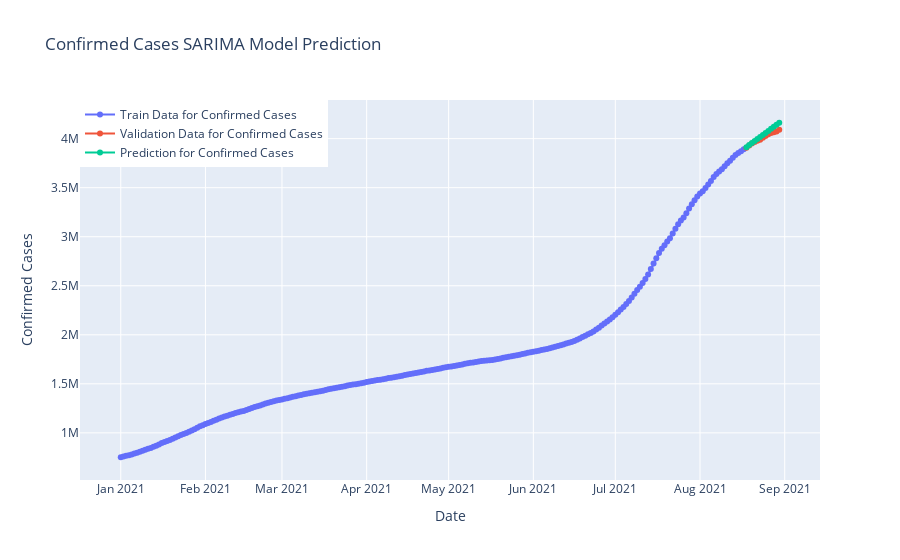

Write notebook code for a chart like this one.
### Code cell
fig=go.Figure()
fig.add_trace(go.Scatter(x=model_train.index, y=case.Cases,
                    mode='lines+markers',name="Train Data for Confirmed Cases"))
fig.add_trace(go.Scatter(x=valid.index, y=valid.Cases,
                    mode='lines+markers',name="Validation Data for Confirmed Cases",))
fig.add_trace(go.Scatter(x=valid.index, y=y_pred["SARIMA Model Prediction"],
                    mode='lines+markers',name="Prediction for Confirmed Cases",))
fig.update_layout(title="Confirmed Cases SARIMA Model Prediction",
                 xaxis_title="Date",yaxis_title="Confirmed Cases",legend=dict(x=0,y=1,traceorder="normal"))
fig.show()

### Figure 1 — Plotly figure (JSON) as saved in the notebook; plotly's stock layout.template omitted (floating-point values rounded to 4 significant figures; data arrays with more than 128 entries replaced by an {"elided": "..."} marker saying what was removed)
{"data": [{"mode": "lines+markers", "name": "Train Data for Confirmed Cases", "type": "scatter", "x": {"elided": "229 str values"}, "y": {"elided": "242 int values"}}, {"mode": "lines+markers", "name": "Validation Data for Confirmed Cases", "type": "scatter", "x": ["2021-08-18T00:00:00+00:00", "2021-08-19T00:00:00+00:00", "2021-08-20T00:00:00+00:00", "2021-08-21T00:00:00+00:00", "2021-08-22T00:00:00+00:00", "2021-08-23T00:00:00+00:00", "2021-08-24T00:00:00+00:00", "2021-08-25T00:00:00+00:00", "2021-08-26T00:00:00+00:00", "2021-08-27T00:00:00+00:00", "2021-08-28T00:00:00+00:00", "2021-08-29T00:00:00+00:00", "2021-08-30T00:00:00+00:00"], "y": [3908247, 3930300, 3950304, 3967048, 3979456, 3989060, 4008166, 4026837, 4043736, 4056354, 4066404, 4073831, 4089801]}, {"mode": "lines+markers", "name": "Prediction for Confirmed Cases", "type": "scatter", "x": ["2021-08-18T00:00:00+00:00", "2021-08-19T00:00:00+00:00", "2021-08-20T00:00:00+00:00", "2021-08-21T00:00:00+00:00", "2021-08-22T00:00:00+00:00", "2021-08-23T00:00:00+00:00", "2021-08-24T00:00:00+00:00", "2021-08-25T00:00:00+00:00", "2021-08-26T00:00:00+00:00", "2021-08-27T00:00:00+00:00", "2021-08-28T00:00:00+00:00", "2021-08-29T00:00:00+00:00", "2021-08-30T00:00:00+00:00"], "y": [3913220, 3933961, 3954702, 3975443, 3996184, 4016925, 4037666, 4058407, 4079148, 4099889, 4120630, 4141371, 4162112]}], "layout": {"legend": {"traceorder": "normal", "x": 0, "y": 1}, "title": {"text": "Confirmed Cases SARIMA Model Prediction"}, "xaxis": {"title": {"text": "Date"}}, "yaxis": {"title": {"text": "Confirmed Cases"}}}}
